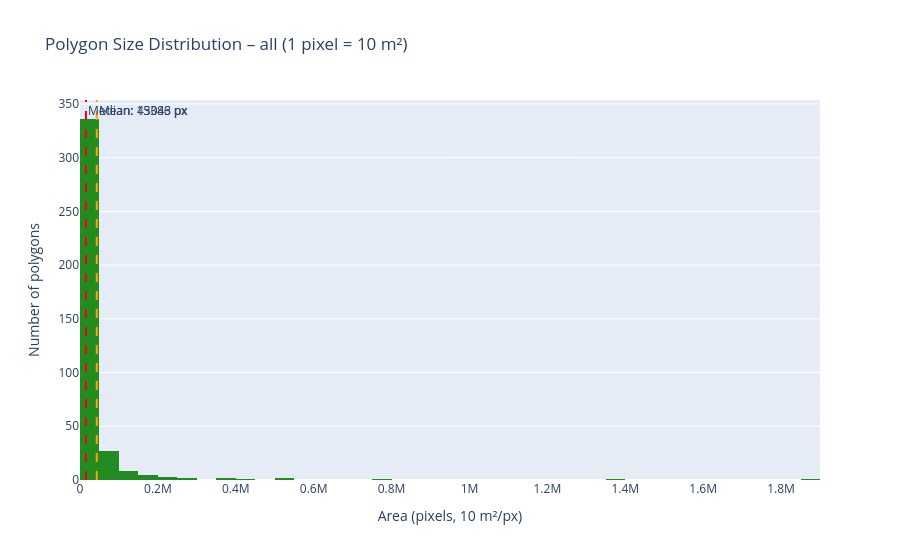
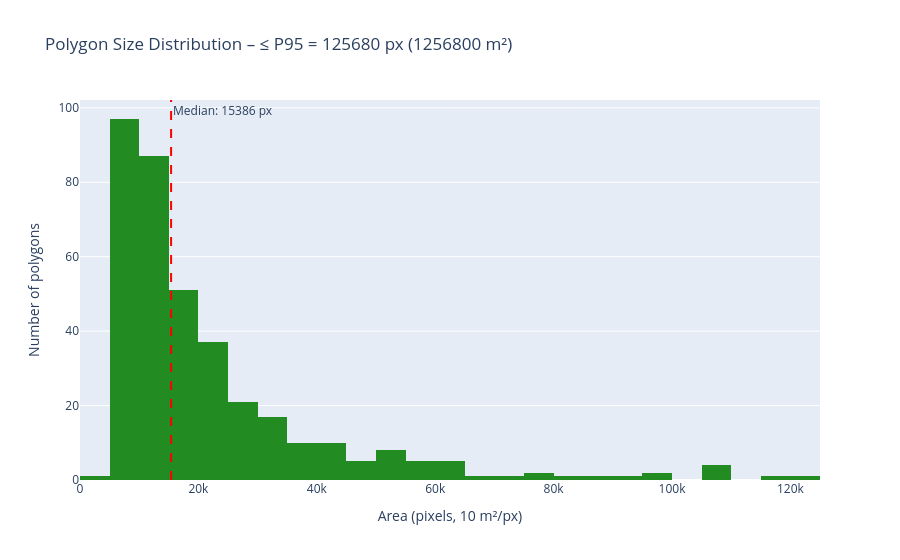

Notebook code for these charts, in order:
### Markdown cell above
# Polygons Size Distribution

### Code cell
import geopandas as gpd
import plotly.express as px
import pandas as pd
import numpy as np
import os
import math

# ── Load shapefile (WGS 84) and reproject to UTM 20S (SIRGAS 2000) ──
SCRIPT_DIR = os.path.dirname(os.path.abspath("__file__"))
SHP_DIR = os.path.join(SCRIPT_DIR, "data_shp")
if os.path.exists(os.path.expanduser("~/thesis_scripts/data_shp")):
    SHP_DIR = os.path.expanduser("~/thesis_scripts/data_shp")

gdf = gpd.read_file(os.path.join(SHP_DIR, "label_polygons.shp"))
print(f"Original CRS: {gdf.crs}")

# Reproject WGS 84 -> SIRGAS 2000 / UTM zone 20S for accurate area
gdf_utm = gdf.to_crs("EPSG:31980")
gdf_utm["area_m2"] = gdf_utm.geometry.area
gdf_utm["area_px"] = (gdf_utm["area_m2"] / 10).round().astype(int)  # 10 m²/pixel

print(f"Reprojected CRS: {gdf_utm.crs}")
print(f"Polygons: {len(gdf_utm)}")
print(f"Area range: {gdf_utm['area_m2'].min():.0f} – {gdf_utm['area_m2'].max():.0f} m²  |  {gdf_utm['area_px'].min()} – {gdf_utm['area_px'].max()} px")
print(f"Median: {gdf_utm['area_m2'].median():.0f} m² ({gdf_utm['area_px'].median():.0f} px)  |  Mean: {gdf_utm['area_m2'].mean():.0f} m² ({gdf_utm['area_px'].mean():.0f} px)")

# ── Percentile table (m² and pixels) ──
percentiles = [0.05, 0.10, 0.25, 0.50, 0.75, 0.90, 0.95, 0.99]
pct_m2 = [gdf_utm["area_m2"].quantile(p) for p in percentiles]
pct_px = [int(round(m2 / 10)) for m2 in pct_m2]

pct_df = pd.DataFrame({
    "Percentile": [f"P{int(p*100)}" for p in percentiles],
    "Area (m²)": [int(round(v)) for v in pct_m2],
    "Area (pixels)": pct_px,
})
print("\nPercentiles:")
print(pct_df.to_string(index=False))

# ── Foundation model image coverage ──
FM_INPUT_SIZES = {
    "CROMA": 120,      # 120x120 px (534 cropped to nearest multiple of 8)
    "TerraFM": 224,    # 224x224 px
    "Clay v1.5": 256,  # 256x256 px
    "SkySense": 64,    # 64x64 px
}
# Image area in pixels (input sizes are already in pixels)
fm_image_area_px = {name: size * size for name, size in FM_INPUT_SIZES.items()}

print("\nFM image area (pixels):")
for name, area in fm_image_area_px.items():
    print(f"  {name}: {FM_INPUT_SIZES[name]}x{FM_INPUT_SIZES[name]} = {area:,} px")

# ── Table: images needed per FM per percentile ──
rows = []
for i, p in enumerate(percentiles):
    row = {"Percentile": f"P{int(p*100)}", "Area (m²)": pct_df["Area (m²)"].iloc[i], "Area (px)": pct_px[i]}
    for name, img_area in fm_image_area_px.items():
        row[name] = max(1, math.ceil(pct_px[i] / img_area))
    rows.append(row)

coverage_df = pd.DataFrame(rows)
print("\nImages needed to cover polygon area per FM:")
print(coverage_df.to_string(index=False))

# ── Histogram: full distribution (pixels) ──
fig1 = px.histogram(
    gdf_utm, x="area_px", nbins=50, color_discrete_sequence=["forestgreen"],
    labels={"area_px": "Area (pixels, 10 m²/px)"},
    title="Polygon Size Distribution – all (1 pixel = 10 m²)",
)
med_px = int(gdf_utm["area_px"].median())
mean_px = int(gdf_utm["area_px"].mean())
fig1.add_vline(x=med_px, line_dash="dash", line_color="red",
               annotation_text=f"Median: {med_px} px")
fig1.add_vline(x=mean_px, line_dash="dash", line_color="orange",
               annotation_text=f"Mean: {mean_px} px")
fig1.update_layout(yaxis_title="Number of polygons")
fig1.show()

# ── Histogram: zoomed to 95th percentile (pixels) ──
p95_px = int(gdf_utm["area_px"].quantile(0.95))
subset = gdf_utm[gdf_utm["area_px"] <= p95_px]
fig2 = px.histogram(
    subset, x="area_px", nbins=40, color_discrete_sequence=["forestgreen"],
    labels={"area_px": "Area (pixels, 10 m²/px)"},
    title=f"Polygon Size Distribution – ≤ P95 = {p95_px} px ({p95_px * 10} m²)",
)
fig2.add_vline(x=med_px, line_dash="dash", line_color="red",
               annotation_text=f"Median: {med_px} px")
fig2.update_layout(yaxis_title="Number of polygons")
fig2.show()

# ── Summary by CLASSNAME (m² and pixels) ──
print("\nArea statistics by class:")
stats = gdf_utm.groupby("CLASSNAME").agg(
    count=("area_px", "size"),
    mean_m2=("area_m2", "mean"), median_m2=("area_m2", "median"), min_m2=("area_m2", "min"), max_m2=("area_m2", "max"),
    mean_px=("area_px", "mean"), median_px=("area_px", "median"), min_px=("area_px", "min"), max_px=("area_px", "max"),
).round(0).astype(int)
print(stats.to_string())

### Figure 1 — Plotly figure (JSON) as saved in the notebook; plotly's stock layout.template omitted (floating-point values rounded to 4 significant figures; data arrays with more than 128 entries replaced by an {"elided": "..."} marker saying what was removed)
{"data": [{"bingroup": "x", "hovertemplate": "Area (pixels, 10 m²/px)=%{x}<br>count=%{y}<extra></extra>", "legendgroup": "", "marker": {"color": "forestgreen", "pattern": {"shape": ""}}, "name": "", "nbinsx": 50, "orientation": "v", "showlegend": false, "type": "histogram", "x": {"elided": "389 int values"}, "xaxis": "x", "yaxis": "y"}], "layout": {"annotations": [{"showarrow": false, "text": "Median: 15386 px", "x": 15386, "xanchor": "left", "xref": "x", "y": 1, "yanchor": "top", "yref": "y domain"}, {"showarrow": false, "text": "Mean: 43043 px", "x": 43043, "xanchor": "left", "xref": "x", "y": 1, "yanchor": "top", "yref": "y domain"}], "barmode": "relative", "legend": {"tracegroupgap": 0}, "shapes": [{"line": {"color": "red", "dash": "dash"}, "type": "line", "x0": 15386, "x1": 15386, "xref": "x", "y0": 0, "y1": 1, "yref": "y domain"}, {"line": {"color": "orange", "dash": "dash"}, "type": "line", "x0": 43043, "x1": 43043, "xref": "x", "y0": 0, "y1": 1, "yref": "y domain"}], "title": {"text": "Polygon Size Distribution – all (1 pixel = 10 m²)"}, "xaxis": {"anchor": "y", "domain": [0, 1], "title": {"text": "Area (pixels, 10 m²/px)"}}, "yaxis": {"anchor": "x", "domain": [0, 1], "title": {"text": "Number of polygons"}}}}

### Figure 2 — Plotly figure (JSON) as saved in the notebook; plotly's stock layout.template omitted (floating-point values rounded to 4 significant figures; data arrays with more than 128 entries replaced by an {"elided": "..."} marker saying what was removed)
{"data": [{"bingroup": "x", "hovertemplate": "Area (pixels, 10 m²/px)=%{x}<br>count=%{y}<extra></extra>", "legendgroup": "", "marker": {"color": "forestgreen", "pattern": {"shape": ""}}, "name": "", "nbinsx": 40, "orientation": "v", "showlegend": false, "type": "histogram", "x": {"elided": "369 int values"}, "xaxis": "x", "yaxis": "y"}], "layout": {"annotations": [{"showarrow": false, "text": "Median: 15386 px", "x": 15386, "xanchor": "left", "xref": "x", "y": 1, "yanchor": "top", "yref": "y domain"}], "barmode": "relative", "legend": {"tracegroupgap": 0}, "shapes": [{"line": {"color": "red", "dash": "dash"}, "type": "line", "x0": 15386, "x1": 15386, "xref": "x", "y0": 0, "y1": 1, "yref": "y domain"}], "title": {"text": "Polygon Size Distribution – ≤ P95 = 125680 px (1256800 m²)"}, "xaxis": {"anchor": "y", "domain": [0, 1], "title": {"text": "Area (pixels, 10 m²/px)"}}, "yaxis": {"anchor": "x", "domain": [0, 1], "title": {"text": "Number of polygons"}}}}
